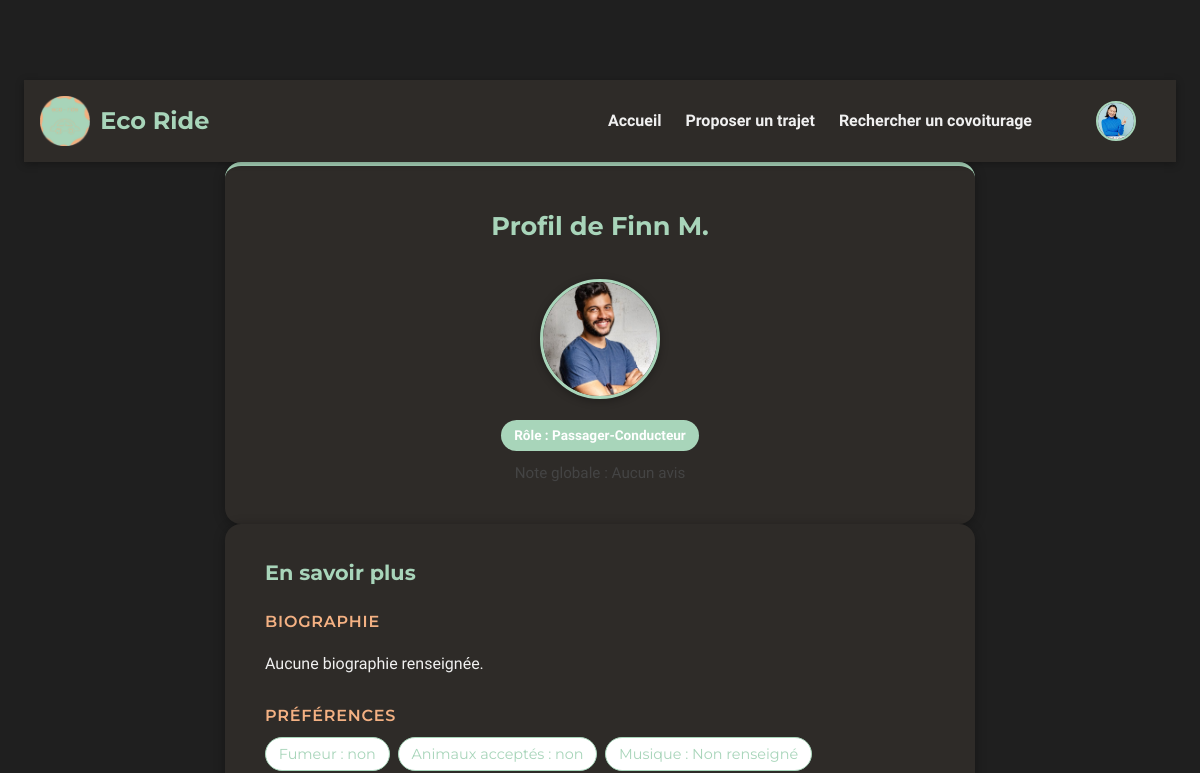
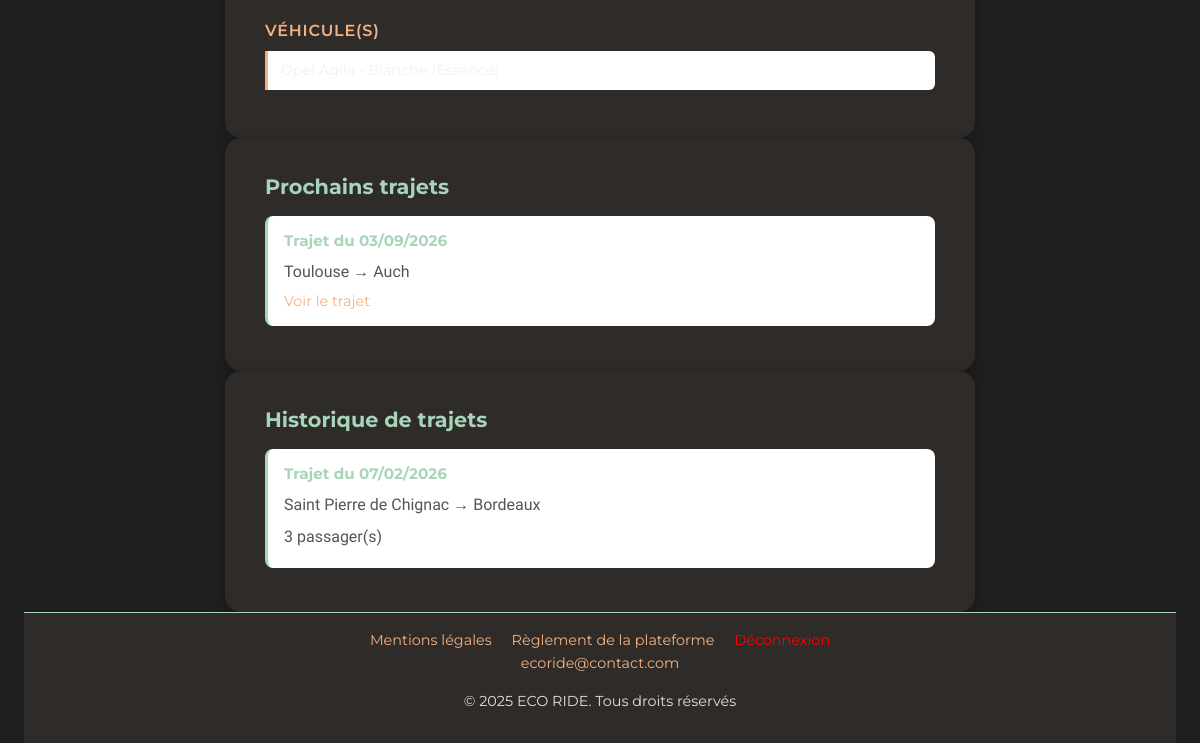
Before: /PROJET/UTILISATEUR/USR-profil.php?id=2 (signed in) with the older database file (2 pictures, top to bottom).
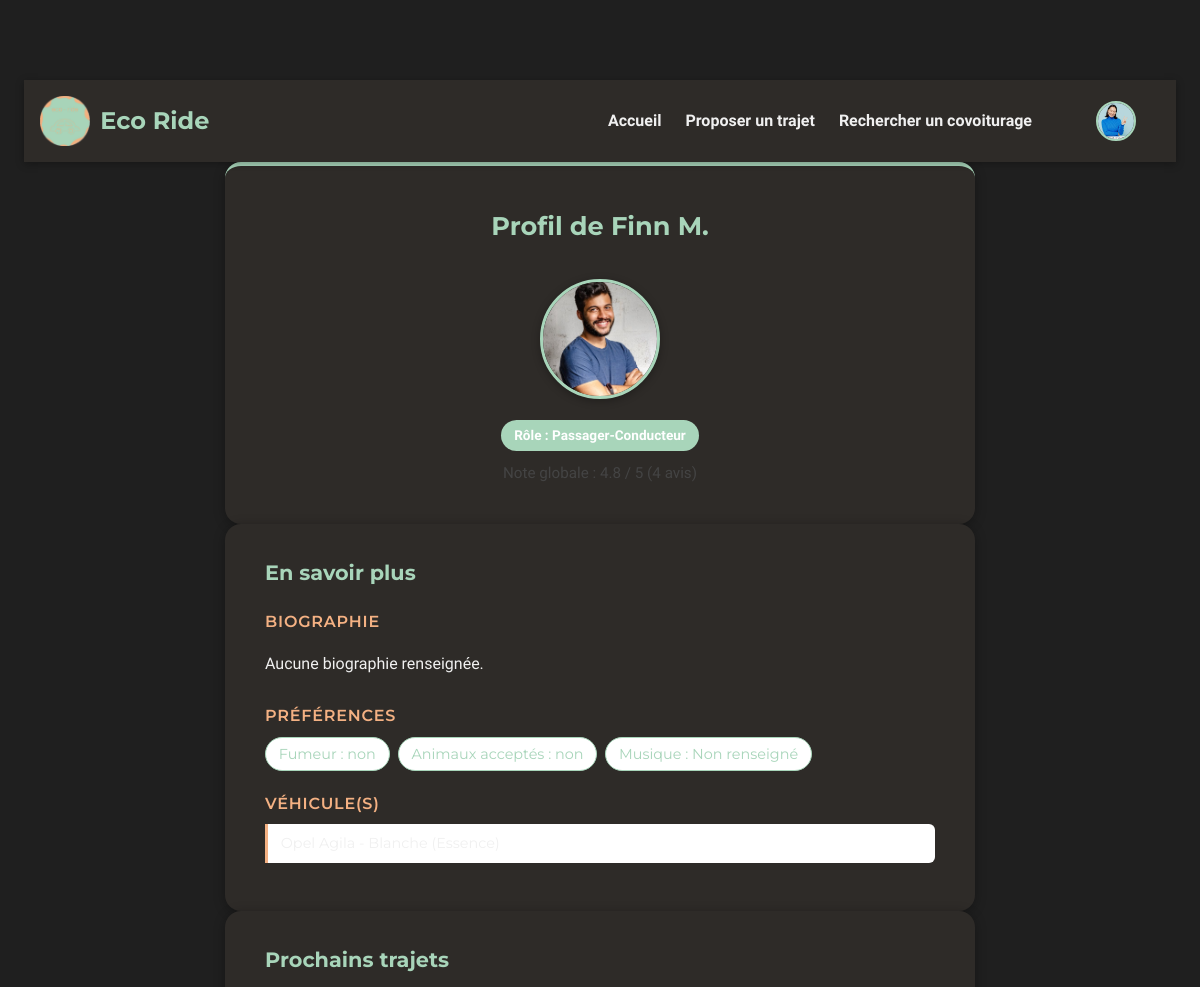
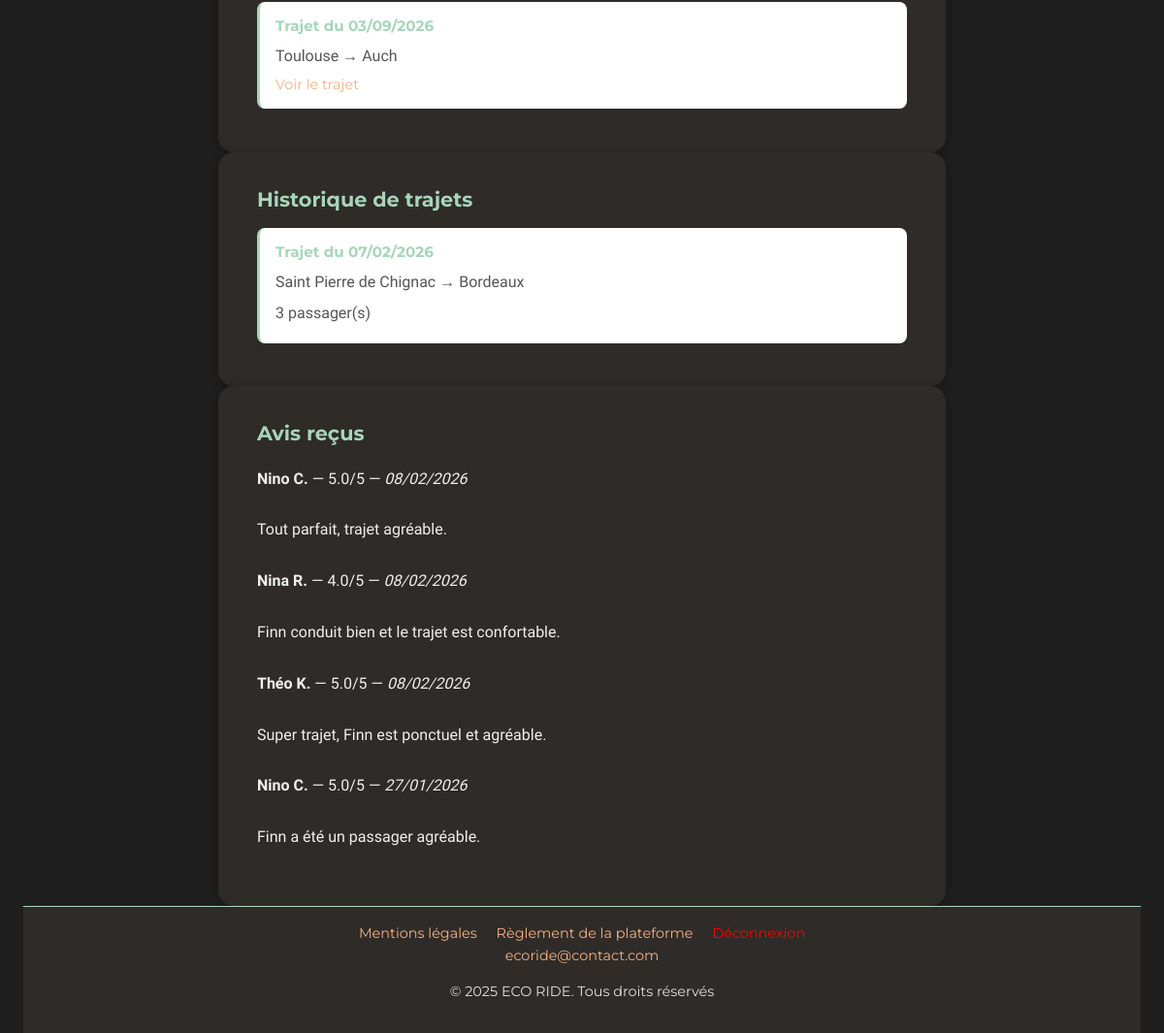
After: the same page with the newer database file (2 pictures, top to bottom).
### tables this page shows
CREATE TABLE `trajets` (
  `id` int(11) NOT NULL,
  `id_conducteur` int(11) NOT NULL,
  `depart` varchar(255) NOT NULL,
  `arrivee` varchar(255) NOT NULL,
  `etapes` text DEFAULT NULL,
  `commentaire` text DEFAULT NULL,
  `date_depart` date NOT NULL,
  `heure_depart` time NOT NULL,
  `heure_arrivee` time DEFAULT NULL,
  `vehicule_id` int(11) DEFAULT NULL,
  `places_disponibles` int(11) DEFAULT 1,
  `prix` int(11) NOT NULL DEFAULT 2,
  `statut` enum('publie','complet','annule','termine','en_cours') DEFAULT 'publie'
);

CREATE TABLE `avis` (
  `id` int(11) NOT NULL,
  `id_trajet` int(11) NOT NULL,
  `id_auteur` int(11) NOT NULL,
  `id_destinataire` int(11) NOT NULL,
  `note` decimal(2,1) DEFAULT NULL,
  `commentaire` text DEFAULT NULL,
  `date_creation` datetime DEFAULT current_timestamp(),
  `statut` enum('en_attente','valide','refuse') NOT NULL DEFAULT 'en_attente'
);

CREATE TABLE `utilisateurs` (
  `id` int(11) NOT NULL,
  `nom` varchar(100) NOT NULL,
  `prenom` varchar(100) NOT NULL,
  `email` varchar(150) DEFAULT NULL,
  `mot_de_passe` varchar(255) NOT NULL,
  `role` enum('passager','conducteur','passager-conducteur') NOT NULL,
  `date_naissance` date DEFAULT NULL,
  `bio` text DEFAULT NULL,
  `credits` int(11) DEFAULT 0,
  `date_inscription` datetime DEFAULT current_timestamp(),
  `photo` varchar(255) DEFAULT 'default.jpg',
  `driver_completed` tinyint(1) DEFAULT 0,
  `profile_completed` tinyint(1) DEFAULT 0,
  `suspendu` tinyint(1) NOT NULL DEFAULT 0
);

### PROJET/UTILISATEUR/USR-profil.php (the view, shortened to what this page needs)
<?php
include('../PHP/connexion.php');
$id = isset($_GET['id']) ? (int)$_GET['id'] : 0;
$stmt = $bdd->prepare("SELECT * FROM utilisateurs WHERE id = ?");
$stmt->execute([$id]);
$user = $stmt->fetch(PDO::FETCH_ASSOC);
$stmt = $bdd->prepare("SELECT AVG(note) as moyenne, COUNT(*) as total FROM avis WHERE id_destinataire = ? AND statut = 'valide'");
$stmt->execute([$id]);
$note_info = $stmt->fetch(PDO::FETCH_ASSOC);
$stmt = $bdd->prepare("SELECT * FROM vehicules WHERE id_utilisateur = ?");
$stmt->execute([$id]);
$vehicules = $stmt->fetchAll(PDO::FETCH_ASSOC);
$stmt = $bdd->prepare("
    SELECT t.*, COUNT(tp.id_passager) as nb_passagers
    FROM trajets t
    LEFT JOIN trajets_passagers tp ON tp.id_trajet = t.id
    WHERE t.id_conducteur = ? AND t.statut = 'termine'
    GROUP BY t.id
    ORDER BY t.date_depart DESC
    LIMIT 5
");
$stmt->execute([$id]);
$trajets = $stmt->fetchAll(PDO::FETCH_ASSOC);
$stmt = $bdd->prepare("
    SELECT t.*
    FROM trajets t
    WHERE t.id_conducteur = ? AND t.statut IN ('publie', 'complet')
    AND t.date_depart >= CURDATE()
    ORDER BY t.date_depart ASC
    LIMIT 5
");
$stmt->execute([$id]);
$trajets_avenir = $stmt->fetchAll(PDO::FETCH_ASSOC);
$stmt = $bdd->prepare("
    SELECT a.note, a.commentaire, a.date_creation, u.prenom, u.nom
    FROM avis a
    JOIN utilisateurs u ON u.id = a.id_auteur
    WHERE a.id_destinataire = ? AND a.statut = 'valide'
    ORDER BY a.date_creation DESC
");
$stmt->execute([$id]);
$avis = $stmt->fetchAll(PDO::FETCH_ASSOC);
?>
<!DOCTYPE html>
<html lang="fr">
<head>
    <link rel="stylesheet" href="../CSS/style_global.css">
    <link rel="stylesheet" href="../CSS/CSS UTILISATEUR/USR-profil.css">
</head>
<body>
<?php include('../COMPONENTS/COMP-header.php'); ?>
<section class="driver-profile-section">
    <h2>Profil de <strong><?= htmlspecialchars($user['prenom'] . ' ' . $user['nom']) ?></strong></h2>
    <img src="../../IMAGES/profiles/<?= htmlspecialchars($user['photo'] ?? 'default.jpg') ?>" class="profile-picture" alt="Photo de profil" width="150" height="150">
    <p>Rôle : <?= htmlspecialchars(ucfirst($user['role'])) ?></p>
    <p>Note globale : <?= $note_info['total'] > 0 ? number_format($note_info['moyenne'], 1) . ' / 5 (' . $note_info['total'] . ' avis)' : 'Aucun avis' ?></p>
</section>
<section class="profile-driver-details">
    <h3 class="section-title">En savoir plus</h3>
    <h4 class="subsection-title">Biographie</h4>
    <p class="bio"><?= !empty($user['bio']) ? htmlspecialchars($user['bio']) : 'Aucune biographie renseignée.' ?></p>
    <?php if (!empty($vehicules)): $v = $vehicules[0]; ?>
    <h4 class="subsection-title">Préférences</h4>
    <ul class="preferences-list">
        <li>Fumeur : <?= htmlspecialchars($v['fumeur'] ?? 'Non renseigné') ?></li>
        <li>Animaux acceptés : <?= htmlspecialchars($v['animaux_acceptes'] ?? 'Non renseigné') ?></li>
        <li>Musique : <?= htmlspecialchars($v['musique'] ?? 'Non renseigné') ?></li>
    </ul>
    <h4 class="subsection-title">Véhicule(s)</h4>
    <ul>
        <?php foreach ($vehicules as $v): ?>
            <li><?= htmlspecialchars($v['marque'] . ' ' . $v['modele']) ?> - <?= htmlspecialchars($v['couleur']) ?> (<?= htmlspecialchars($v['carburant']) ?>)</li>
        <?php endforeach; ?>
    </ul>
    <?php endif; ?>
</section>
<?php if (!empty($trajets_avenir)): ?>
<section class="trip-history">
    <h3 class="section-title">Prochains trajets</h3>
    <?php foreach ($trajets_avenir as $t): ?>
    <div class="trip">
        <h4 class="trip-title">Trajet du <?= date('d/m/Y', strtotime($t['date_depart'])) ?></h4>
        <p class="trip-route"><?= htmlspecialchars($t['depart']) ?> → <?= htmlspecialchars($t['arrivee']) ?></p>
        <a href="USR-details-trajet.php?id=<?= $t['id'] ?>">Voir le trajet</a>
    </div>
    <?php endforeach; ?>
</section>
<?php endif; ?>
<?php if (!empty($trajets)): ?>
<section class="trip-history">
    <h3 class="section-title">Historique de trajets</h3>
    <?php foreach ($trajets as $t): ?>
    <div class="trip">
        <h4 class="trip-title">Trajet du <?= date('d/m/Y', strtotime($t['date_depart'])) ?></h4>
        <p class="trip-route"><?= htmlspecialchars($t['depart']) ?> → <?= htmlspecialchars($t['arrivee']) ?></p>
        <p><?= $t['nb_passagers'] ?> passager(s)</p>
    </div>
    <?php endforeach; ?>
</section>
<?php endif; ?>
<?php if (!empty($avis)): ?>
<section class="avis-section">
    <h3 class="section-title">Avis reçus</h3>
    <?php foreach ($avis as $a): ?>
    <div class="review">
        <p><strong><?= htmlspecialchars($a['prenom'] . ' ' . $a['nom']) ?></strong> — <?= $a['note'] ?>/5 — <em><?= date('d/m/Y', strtotime($a['date_creation'])) ?></em></p>
        <?php if ($a['commentaire']): ?>
            <p><?= htmlspecialchars($a['commentaire']) ?></p>
        <?php endif; ?>
    </div>
    <?php endforeach; ?>
</section>
<?php endif; ?>
<?php include('../COMPONENTS/COMP-footer.php'); ?>
</body>
</html>

Changed rows visible on the page:
now on this page (row edited): avis: id_auteur.nom "Nino C.", note "5.0", date_creation "08/02/2026", commentaire "Tout parfait, trajet agréable."
now on this page (row edited): avis: id_auteur.nom "Nina R.", note "4.0", date_creation "08/02/2026", commentaire "Finn conduit bien et le trajet est confortable."
now on this page (row edited): avis: id_auteur.nom "Théo K.", note "5.0", date_creation "08/02/2026", commentaire "Super trajet, Finn est ponctuel et agréable."
now on this page (row edited): avis: id_auteur.nom "Nino C.", note "5.0", date_creation "27/01/2026", commentaire "Finn a été un passager agréable."
Other visible differences:
$note_info['moyenne']: (not shown) → "4.8"
$note_info['total']: (not shown) → "4"
text no longer shown: "Aucun avis"
text now shown: "/ 5 ( avis) Avis reçus"
